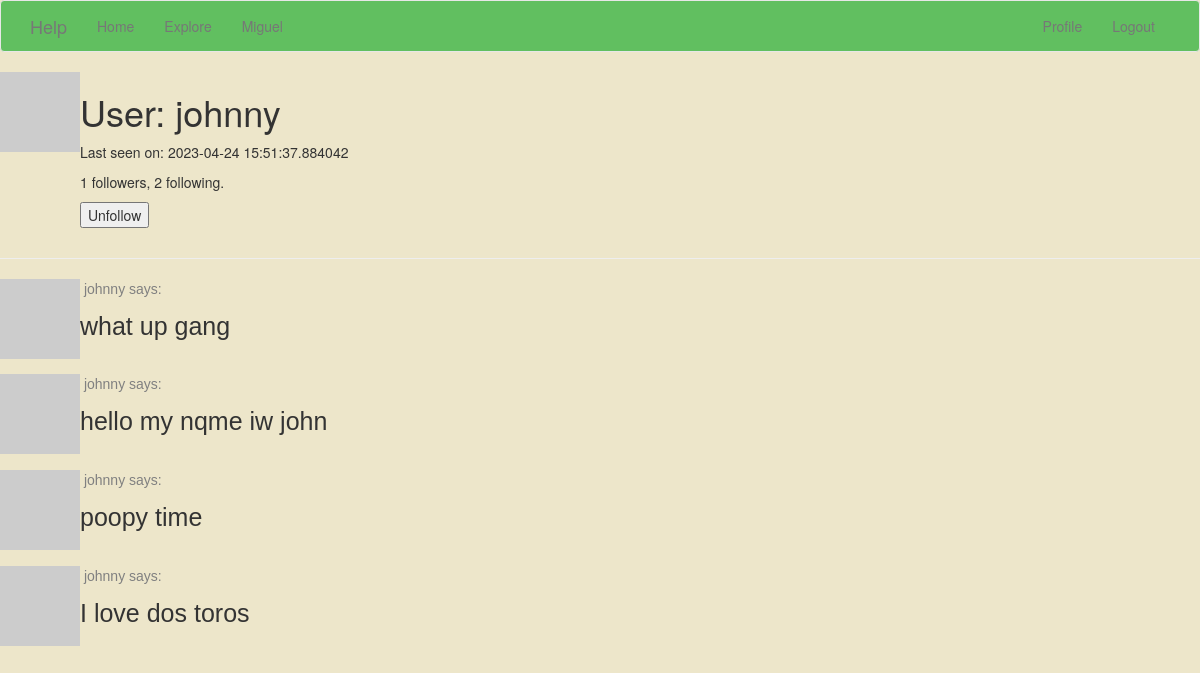
/user/johnny (signed in), run on the app's committed database.
### app/models.py (models this page shows, shortened)
class User(UserMixin, db.Model):
    id = db.Column(db.Integer, primary_key=True)
    username = db.Column(db.String(64), index=True, unique=True)
    email = db.Column(db.String(120), index=True, unique=True)
    password_hash = db.Column(db.String(128))
    posts = db.relationship('Post', backref='author', lazy='dynamic')
    about_me = db.Column(db.String(140))
    last_seen = db.Column(db.DateTime, default=datetime.utcnow)
    followed = db.relationship(
        'User', secondary=followers,
        primaryjoin=(followers.c.follower_id == id),
        secondaryjoin=(followers.c.followed_id == id),
        backref=db.backref('followers', lazy='dynamic'), lazy='dynamic')
    def avatar(self, size):
        digest = md5(self.email.lower().encode('utf-8')).hexdigest()
        return 'https://www.gravatar.com/avatar/729e26a2a2c7ff24a71958d4aa4e5f35'.format(
            digest, size)
    def is_following(self, user):
        return self.followed.filter(
            followers.c.followed_id == user.id).count() > 0

class Post(db.Model):
    id = db.Column(db.Integer, primary_key=True)
    body = db.Column(db.String(140))
    timestamp = db.Column(db.DateTime, index=True, default=datetime.utcnow)
    user_id = db.Column(db.Integer, db.ForeignKey('user.id'))

### app/routes.py (the view)
@app.route('/user/<username>')
@login_required
def user(username):
    user = User.query.filter_by(username=username).first_or_404()
    page = request.args.get('page', 1, type=int)
    posts = user.posts.order_by(Post.timestamp.desc()).paginate(
        page=page, per_page=app.config['POSTS_PER_PAGE'], error_out=False)
    next_url = url_for('user', username=user.username, page=posts.next_num) \
        if posts.has_next else None
    prev_url = url_for('user', username=user.username, page=posts.prev_num) \
        if posts.has_prev else None
    form = EmptyForm()
    return render_template('user.html', user=user, posts=posts.items,
                           next_url=next_url, prev_url=prev_url, form=form)

### app/forms.py
class EmptyForm(FlaskForm):
    submit = SubmitField('Submit')

### app/models.py (called while the page is built)
@login.user_loader
def load_user(id):
    return User.query.get(int(id))

### app/routes.py (called while the page is built)
@app.before_request
def before_request():
    if current_user.is_authenticated:
        current_user.last_seen = datetime.utcnow()
        db.session.commit()

### app/templates/user.html (shortened to what this page needs)
{% extends "base.html" %}
{% block content %}
    <table>
        <tr valign="top">
            <td><img src="{{ user.avatar(128) }}"></td>
            <td>
                <h1>User: {{ user.username }}</h1>
                {% if user.last_seen %}<p>Last seen on: {{ user.last_seen }}</p>{% endif %}
                <p>{{ user.followers.count() }} followers, {{ user.followed.count() }} following.</p>
                {% if user == current_user %}
                <p><a href="{{ url_for('edit_profile') }}">Edit your profile</a></p>
                {% else %}
                <p>
                    <form action="{{ url_for('unfollow', username=user.username) }}" method="post">
                        {{ form.submit(value='Unfollow') }}
                    </form>
                </p>
                {% endif %}
            </td>
        </tr>
    </table>
    <hr>
    {% for post in posts %}
        {% include '_post.html' %}
    {% endfor %}
{% endblock %}

### app/templates/_post.html
    <table>
        <tr valign="top">
            <td><img src="{{ post.author.avatar(36) }}"></td>
            <td>
                <a href="{{ url_for('user', username=post.author.username) }}">
                    <p style="font-family: Helvetica; color: grey" >&nbsp{{ post.author.username }} says:</p>
                </a>
              <body style="background-color:#ede6ca;">
              <p style="font-family: Helvetica; font-size: 25px"> {{ post.body }} </p>
              <br>
              </body>
            </td>
        </tr>
    </table>

### data on the page
User: username "johnny", last_seen "2023-04-24 15:51:37.884042"
Post: author.username "johnny", body "what up gang"
Post: author.username "johnny", body "hello my nqme iw john"
Post: author.username "johnny", body "poopy time"
Post: author.username "johnny", body "I love dos toros"

### other printed values
{{ user.followers.count() }} "1"
{{ user.followed.count() }} "2"
